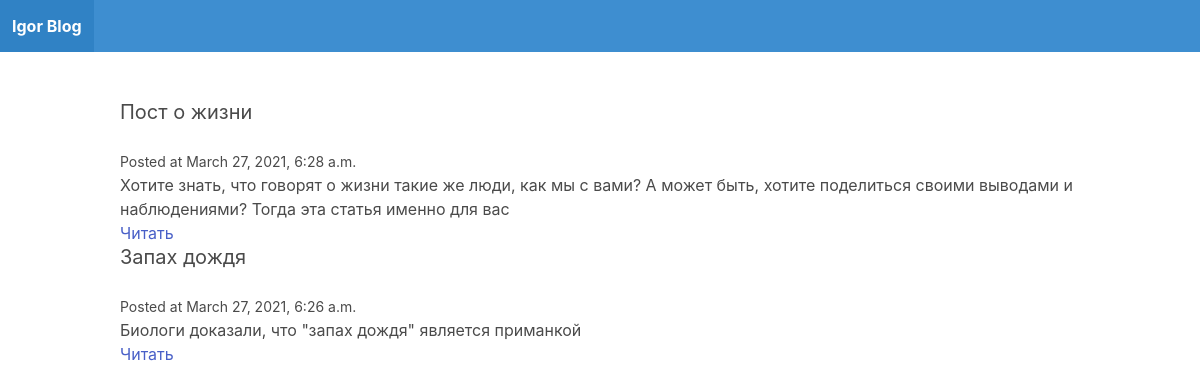
The page / on the database its author committed.
### blog/models.py (models this page shows)
class Post(models.Model):
    title = models.CharField(max_length=255)
    slug = models.SlugField()
    intro = models.TextField()
    body = models.TextField()
    date_added = models.DateTimeField(auto_now=True)
    class Meta:
        ordering = ['-date_added']

### blog/views.py (the view)
# urls.py: path('', frontpage, name = "frontpage"),
def frontpage(request):
    posts = Post.objects.all()
    return render(request, 'blog/frontpage.html', {'posts': posts})

### blog/templates/blog/frontpage.html (shortened to what this page needs)
{%  extends 'blog/base.html' %}
{% block content %}
    {% for post in posts %}
        <div class= "post block">
            <h2 class="subtitle">{{ post.title }}</h2>
        <small> Posted at {{ post.date_added }}</small>
        <p>{{ post.intro }}</p>
            <a href="{% url 'post_detail' post.slug %}"> Читать</a>
    {% endfor %}
{% endblock %}

### rows shown on the page
Post: title "Пост о жизни", date_added "March 27, 2021, 6:28 a.m.", intro "Хотите знать, что говорят о жизни такие же люди, как мы с вами? А может быть, хотите поделиться своими выводами и наблюдениями? Тогда эта статья именно для вас"
Post: title "Запах дождя", date_added "March 27, 2021, 6:26 a.m.", intro "Биологи доказали, что \"запах дождя\" является приманкой"
